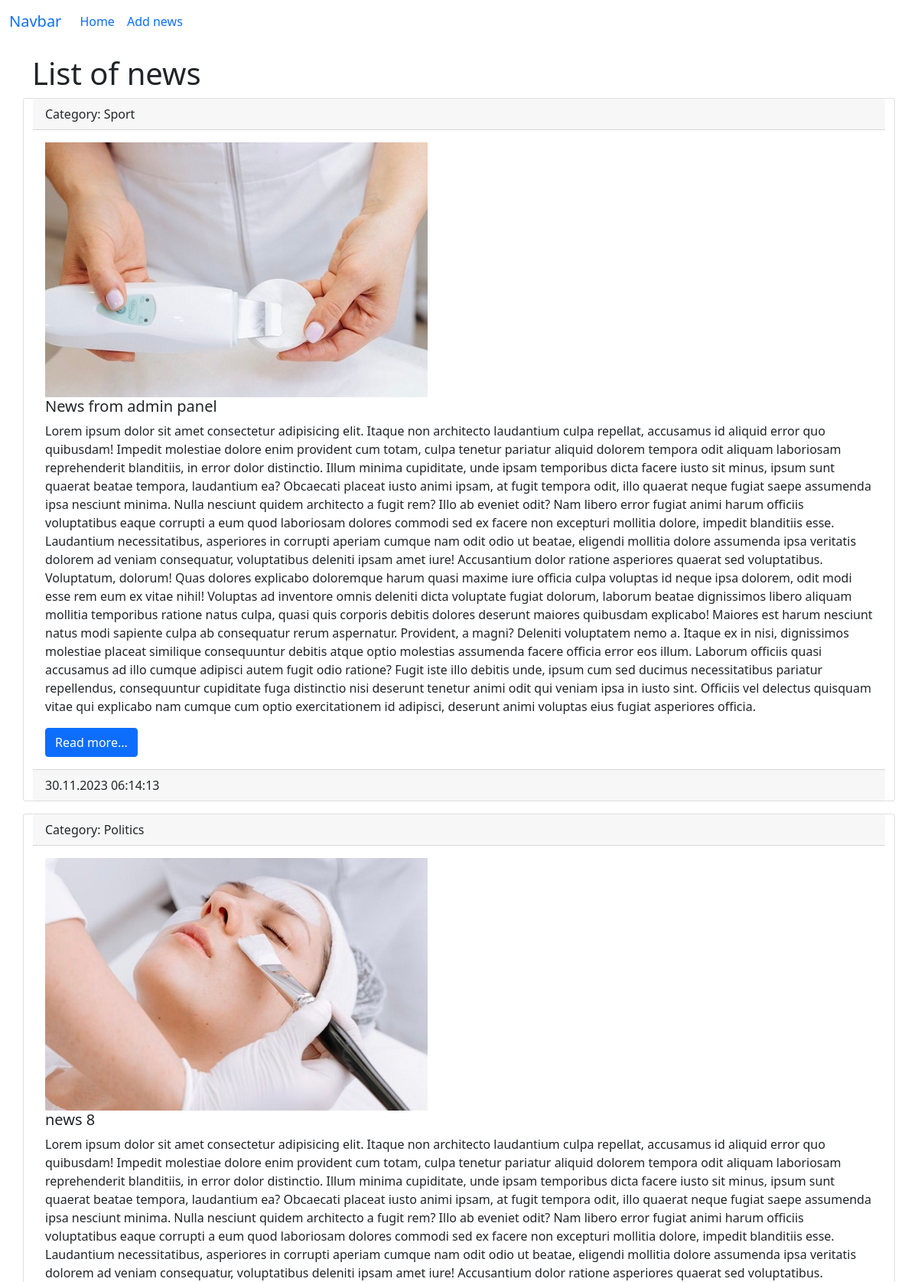
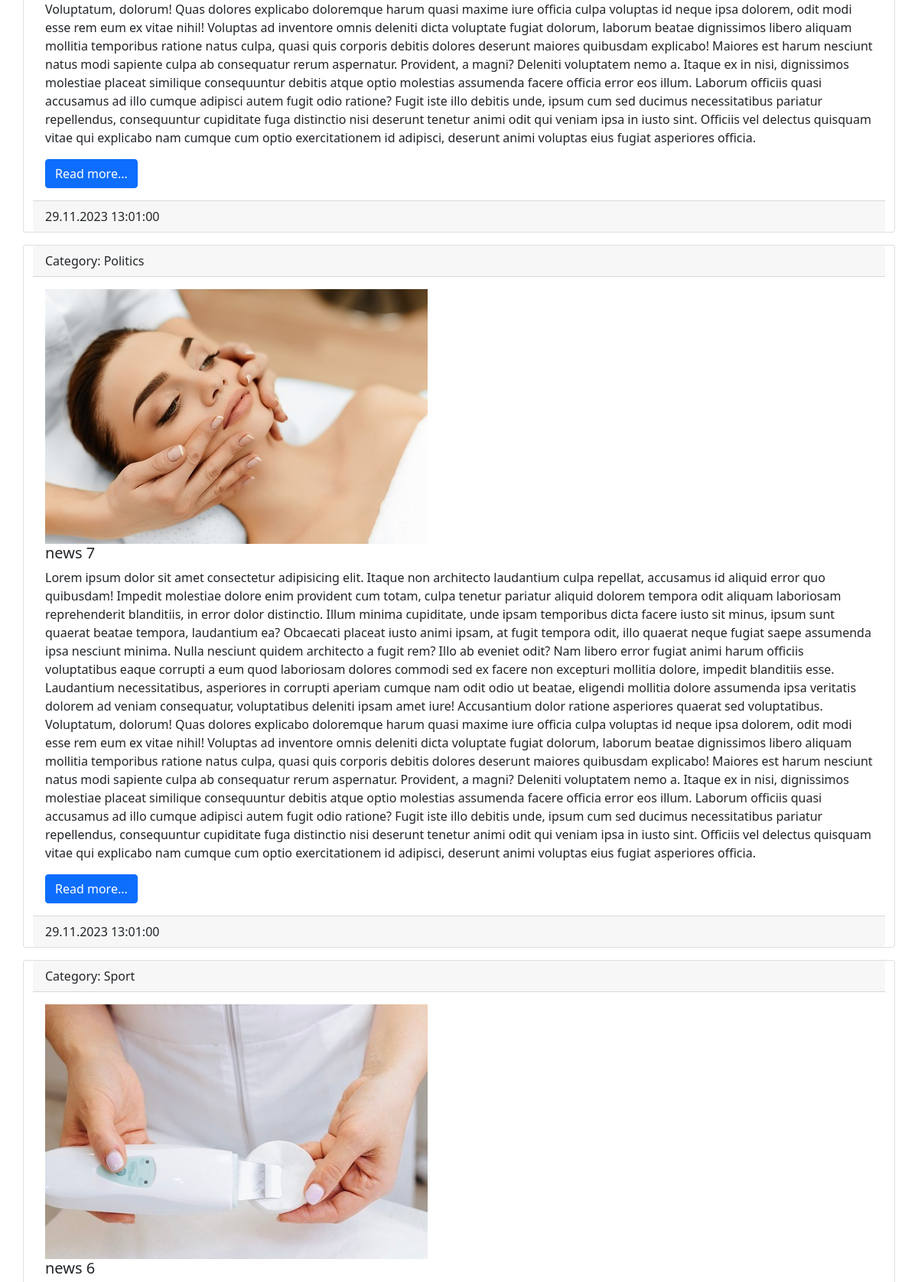
The page / (upper part) on the database its author committed (2 pictures, top to bottom).
### news/models.py (models this page shows, shortened)
class News(models.Model):
    title = models.CharField(max_length=150, verbose_name='Title')
    content = models.TextField(blank=True, verbose_name='Content')
    created_at = models.DateTimeField(auto_now_add=True, verbose_name='Date of created')
    updated_at = models.DateTimeField(auto_now=True, verbose_name='Date of updated')
    photo = models.ImageField(upload_to='photos/%Y/%m/%d/', verbose_name='Photo', blank=True)
    is_published = models.BooleanField(default=True, verbose_name='is Published')
    category = models.ForeignKey("Category", on_delete=models.PROTECT, null=True)
    class Meta:
        verbose_name = 'News'
        verbose_name_plural = 'News'
        ordering = ['-created_at']

class Category(models.Model):
    title = models.CharField(max_length=150, db_index=True, verbose_name='Name of category')
    class Meta:
        verbose_name = 'Category'
        verbose_name_plural = 'Categories'
        ordering = ['title']

### news/views.py (the view)
# urls.py: path('', index),
def index(request):
    news = News.objects.order_by('-created_at')
    context = {
        'news': news,
        'title': 'List of news'
    }
    return render(request, 'news/index.html', context)

### news/templates/news/index.html (shortened to what this page needs)
<!doctype html>
<html lang="en">
<head>
    <link href="https://cdn.jsdelivr.net/npm/bootstrap@5.1.0/dist/css/bootstrap.min.css" rel="stylesheet"
>
</head>
<body>
    <nav class="navbar navbar-expand-lg bg-body-tertiary">
        <div class="container-fluid">
            <a class="navbar-brand" href="/">Navbar</a>
            <div class="collapse navbar-collapse" id="navbarSupportedContent">
                <ul class="navbar-nav me-auto mb-2 mb-lg-0">
                    <li class="nav-item">
                        <a class="nav-link active" aria-current="page" href="/">Home</a>
                    </li>
                    <li class="nav-item">
                        <a class="nav-link active" aria-current="page" href="/">Add news</a>
                    </li>
                </ul>
            </div>
        </div>
    </nav>
    <div class="container mt-3">
        <h1>{{title}}</h1>
        <div class="row">
            {% for item in news %}
            <div class="card mb-3">
                <div class="card-header">
                    Category: {{item.category.title}}
                </div>
                <div class="card-body">
                    <div class="media">
                        <img src="{{item.photo.url}}" alt="img{{forloop.counter}}">
                        <div class="media-body">
                            <h5 class="card-title">{{item.title}}</h5>
                            <p class="card-text">{{item.content}}</p>
                            <a href="#" class="btn btn-primary">Read more...</a>
                        </div>
                    </div>
                </div>
                <div class="card-footer text-body-secondary">
                    {{item.created_at | date:"d.m.Y H:i:s"}}
                </div>
            </div>
            {% endfor %}
        </div>
    </div>
</body>
</html>

### rows shown on the page
News: category "Sport", photo (picture), title "News from admin panel", content "Lorem ipsum dolor sit amet consectetur adipisicing elit. Itaque non architecto laudantium culpa repellat, accusamus id aliquid error quo quibusdam! Impedit molestiae dolore enim provident cum totam, culpa tenetur pariatur aliquid dolorem tempora odit aliquam laboriosam reprehenderit blanditiis, in error dolor distinctio. Illum minima cupiditate, unde ipsam temporibus dicta facere iusto sit minus, ipsum sunt quaerat beatae tempora, laudantium ea? Obcaecati placeat iusto animi ipsam, at fugit tempora odit, illo quaerat neque fugiat saepe assumenda ipsa nesciunt minima. Nulla nesciunt quidem architecto a fugit rem? Illo ab eveniet odit? Nam libero error fugiat animi harum officiis voluptatibus…", created_at "30.11.2023 06:14:13"
News: category "Politics", photo (picture), title "news 8", content "Lorem ipsum dolor sit amet consectetur adipisicing elit. Itaque non architecto laudantium culpa repellat, accusamus id aliquid error quo quibusdam! Impedit molestiae dolore enim provident cum totam, culpa tenetur pariatur aliquid dolorem tempora odit aliquam laboriosam reprehenderit blanditiis, in error dolor distinctio. Illum minima cupiditate, unde ipsam temporibus dicta facere iusto sit minus, ipsum sunt quaerat beatae tempora, laudantium ea? Obcaecati placeat iusto animi ipsam, at fugit tempora odit, illo quaerat neque fugiat saepe assumenda ipsa nesciunt minima. Nulla nesciunt quidem architecto a fugit rem? Illo ab eveniet odit? Nam libero error fugiat animi harum officiis voluptatibus…", created_at "29.11.2023 13:01:00"
News: category "Politics", photo (picture), title "news 7", content "Lorem ipsum dolor sit amet consectetur adipisicing elit. Itaque non architecto laudantium culpa repellat, accusamus id aliquid error quo quibusdam! Impedit molestiae dolore enim provident cum totam, culpa tenetur pariatur aliquid dolorem tempora odit aliquam laboriosam reprehenderit blanditiis, in error dolor distinctio. Illum minima cupiditate, unde ipsam temporibus dicta facere iusto sit minus, ipsum sunt quaerat beatae tempora, laudantium ea? Obcaecati placeat iusto animi ipsam, at fugit tempora odit, illo quaerat neque fugiat saepe assumenda ipsa nesciunt minima. Nulla nesciunt quidem architecto a fugit rem? Illo ab eveniet odit? Nam libero error fugiat animi harum officiis voluptatibus…", created_at "29.11.2023 13:01:00"
News: category "Sport", photo (picture), title "news 6"

### other values the page prints
{{ title }} "List of news"
